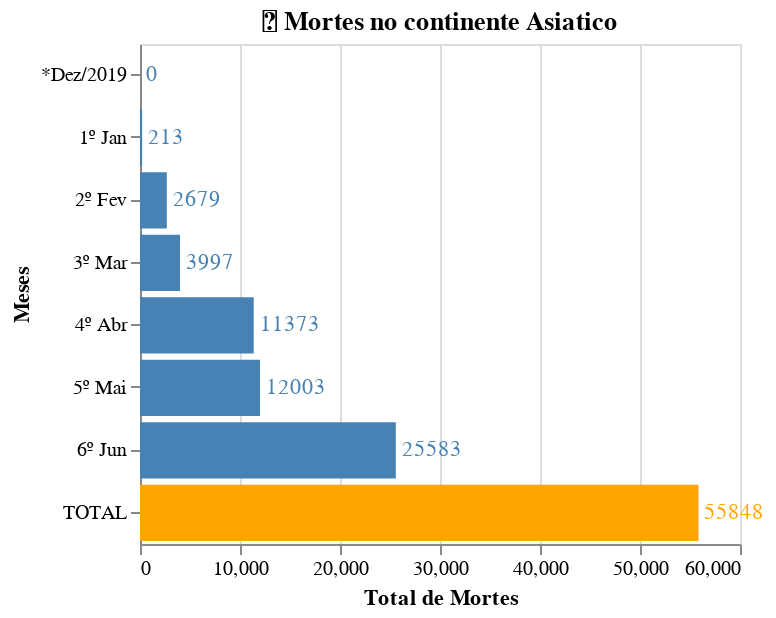

The notebook cell saved with this chart:
### Code cell
asia_mortesMeses = gerarGrafico(mortes_asia, '🎎 Mortes no continente Asiatico')
asia_mortesMeses

### Figure 1 — Vega-Lite specification as saved in the notebook (floating-point values rounded to 4 significant figures)
{"config": {"view": {"continuousWidth": 400, "continuousHeight": 300}}, "layer": [{"mark": "bar", "encoding": {"color": {"condition": {"value": "orange", "test": "(datum.Meses === 'TOTAL')"}, "value": "steelblue"}, "x": {"type": "quantitative", "field": "Total de Mortes"}, "y": {"type": "nominal", "field": "Meses"}}, "title": "🎎 Mortes no continente Asiatico", "width": 300}, {"mark": {"type": "text", "align": "left", "baseline": "middle", "dx": 3}, "encoding": {"color": {"condition": {"value": "orange", "test": "(datum.Meses === 'TOTAL')"}, "value": "steelblue"}, "text": {"type": "quantitative", "field": "Total de Mortes"}, "x": {"type": "quantitative", "field": "Total de Mortes"}, "y": {"type": "nominal", "field": "Meses"}}, "title": "🎎 Mortes no continente Asiatico", "width": 300}], "data": {"name": "data-81688d9880a705653cd32f563ef2c6f1"}, "height": 250, "$schema": "https://vega.github.io/schema/vega-lite/v4.8.1.json", "datasets": {"data-81688d9880a705653cd32f563ef2c6f1": [{"Meses": "*Dez/2019", "Total de Mortes": 0}, {"Meses": "1º Jan", "Total de Mortes": 213}, {"Meses": "2º Fev", "Total de Mortes": 2679}, {"Meses": "3º Mar", "Total de Mortes": 3997}, {"Meses": "4º Abr", "Total de Mortes": 11373}, {"Meses": "5º Mai", "Total de Mortes": 12003}, {"Meses": "6º Jun", "Total de Mortes": 25583}, {"Meses": "TOTAL", "Total de Mortes": 55848}]}}
